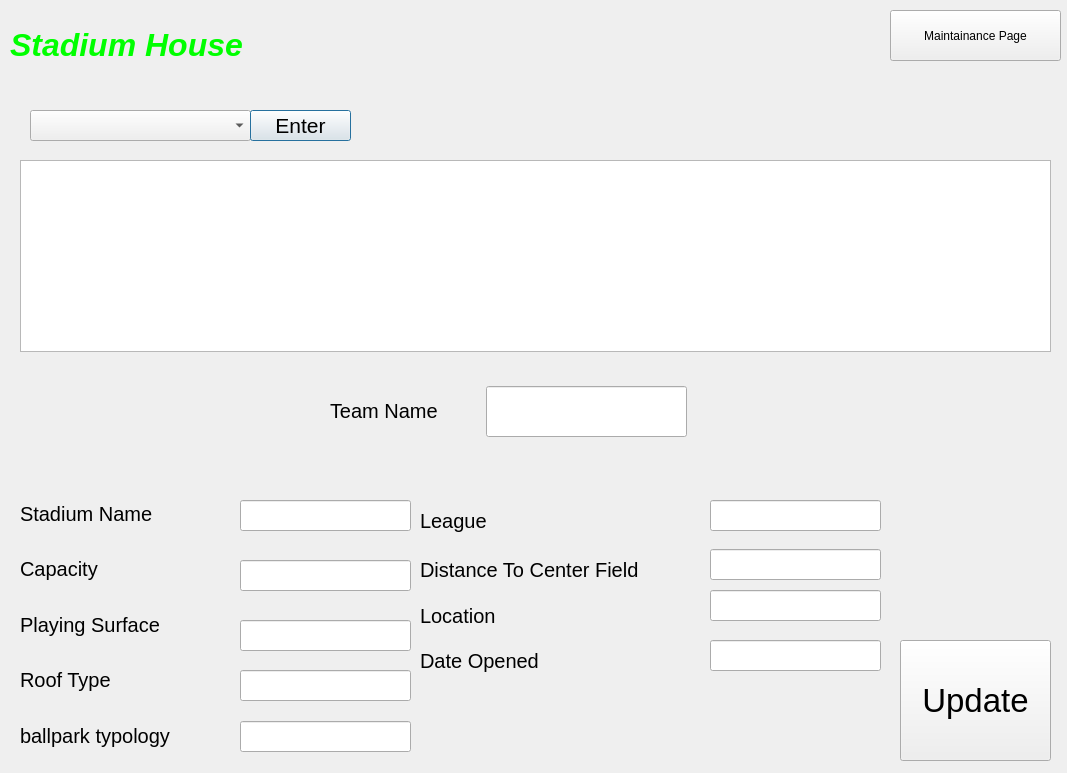
<?xml version="1.0" encoding="UTF-8"?>
<ui version="4.0">
 <class>stadiumEdit</class>
 <widget class="QDialog" name="stadiumEdit">
  <property name="geometry">
   <rect>
    <x>0</x>
    <y>0</y>
    <width>1067</width>
    <height>773</height>
   </rect>
  </property>
  <property name="windowTitle">
   <string>Dialog</string>
  </property>
  <widget class="QComboBox" name="teamcomboBox">
   <property name="geometry">
    <rect>
     <x>30</x>
     <y>110</y>
     <width>221</width>
     <height>31</height>
    </rect>
   </property>
  </widget>
  <widget class="QLabel" name="label">
   <property name="geometry">
    <rect>
     <x>10</x>
     <y>10</y>
     <width>311</width>
     <height>71</height>
    </rect>
   </property>
   <property name="font">
    <font>
     <pointsize>24</pointsize>
    </font>
   </property>
   <property name="text">
    <string>&lt;html&gt;&lt;head/&gt;&lt;body&gt;&lt;p&gt;&lt;span style=&quot; font-weight:600; font-style:italic; color:#00ff00;&quot;&gt;Stadium House&lt;/span&gt;&lt;/p&gt;&lt;/body&gt;&lt;/html&gt;</string>
   </property>
  </widget>
  <widget class="QPushButton" name="enter">
   <property name="geometry">
    <rect>
     <x>250</x>
     <y>110</y>
     <width>101</width>
     <height>31</height>
    </rect>
   </property>
   <property name="font">
    <font>
     <pointsize>16</pointsize>
    </font>
   </property>
   <property name="text">
    <string>Enter</string>
   </property>
  </widget>
  <widget class="QTableView" name="teamInfotableView">
   <property name="geometry">
    <rect>
     <x>20</x>
     <y>160</y>
     <width>1031</width>
     <height>192</height>
    </rect>
   </property>
  </widget>
  <widget class="QWidget" name="">
   <property name="geometry">
    <rect>
     <x>420</x>
     <y>550</y>
     <width>273</width>
     <height>131</height>
    </rect>
   </property>
   <layout class="QVBoxLayout" name="verticalLayout_3">
    <item>
     <widget class="QLabel" name="label_9">
      <property name="font">
       <font>
        <pointsize>15</pointsize>
       </font>
      </property>
      <property name="text">
       <string>Distance To Center Field</string>
      </property>
     </widget>
    </item>
    <item>
     <widget class="QLabel" name="label_8">
      <property name="font">
       <font>
        <pointsize>15</pointsize>
       </font>
      </property>
      <property name="text">
       <string>Location</string>
      </property>
     </widget>
    </item>
    <item>
     <widget class="QLabel" name="label_7">
      <property name="font">
       <font>
        <pointsize>15</pointsize>
       </font>
      </property>
      <property name="text">
       <string>Date Opened</string>
      </property>
     </widget>
    </item>
   </layout>
  </widget>
  <widget class="QLineEdit" name="stadiumName">
   <property name="geometry">
    <rect>
     <x>240</x>
     <y>500</y>
     <width>171</width>
     <height>31</height>
    </rect>
   </property>
  </widget>
  <widget class="QLineEdit" name="capacity">
   <property name="geometry">
    <rect>
     <x>240</x>
     <y>560</y>
     <width>171</width>
     <height>31</height>
    </rect>
   </property>
  </widget>
  <widget class="QLineEdit" name="playingSurface">
   <property name="geometry">
    <rect>
     <x>240</x>
     <y>620</y>
     <width>171</width>
     <height>31</height>
    </rect>
   </property>
  </widget>
  <widget class="QLineEdit" name="rooftype">
   <property name="geometry">
    <rect>
     <x>240</x>
     <y>670</y>
     <width>171</width>
     <height>31</height>
    </rect>
   </property>
  </widget>
  <widget class="QLineEdit" name="ballparktypology">
   <property name="geometry">
    <rect>
     <x>240</x>
     <y>721</y>
     <width>171</width>
     <height>31</height>
    </rect>
   </property>
  </widget>
  <widget class="QLineEdit" name="distanceToCenter">
   <property name="geometry">
    <rect>
     <x>710</x>
     <y>549</y>
     <width>171</width>
     <height>31</height>
    </rect>
   </property>
  </widget>
  <widget class="QLineEdit" name="DateOpened">
   <property name="geometry">
    <rect>
     <x>710</x>
     <y>640</y>
     <width>171</width>
     <height>31</height>
    </rect>
   </property>
  </widget>
  <widget class="QLineEdit" name="Location">
   <property name="geometry">
    <rect>
     <x>710</x>
     <y>590</y>
     <width>171</width>
     <height>31</height>
    </rect>
   </property>
  </widget>
  <widget class="QPushButton" name="update">
   <property name="geometry">
    <rect>
     <x>900</x>
     <y>640</y>
     <width>151</width>
     <height>121</height>
    </rect>
   </property>
   <property name="font">
    <font>
     <pointsize>25</pointsize>
    </font>
   </property>
   <property name="text">
    <string>Update</string>
   </property>
  </widget>
  <widget class="QPushButton" name="maintainancePushButton">
   <property name="geometry">
    <rect>
     <x>890</x>
     <y>10</y>
     <width>171</width>
     <height>51</height>
    </rect>
   </property>
   <property name="text">
    <string>Maintainance Page</string>
   </property>
  </widget>
  <widget class="QLabel" name="label_10">
   <property name="geometry">
    <rect>
     <x>330</x>
     <y>390</y>
     <width>151</width>
     <height>41</height>
    </rect>
   </property>
   <property name="font">
    <font>
     <pointsize>15</pointsize>
    </font>
   </property>
   <property name="text">
    <string>Team Name</string>
   </property>
  </widget>
  <widget class="QLineEdit" name="teamNameLine">
   <property name="geometry">
    <rect>
     <x>486</x>
     <y>386</y>
     <width>201</width>
     <height>51</height>
    </rect>
   </property>
  </widget>
  <widget class="QLabel" name="label_11">
   <property name="geometry">
    <rect>
     <x>420</x>
     <y>500</y>
     <width>141</width>
     <height>41</height>
    </rect>
   </property>
   <property name="font">
    <font>
     <pointsize>15</pointsize>
    </font>
   </property>
   <property name="text">
    <string>League</string>
   </property>
  </widget>
  <widget class="QLineEdit" name="leagueLine">
   <property name="geometry">
    <rect>
     <x>710</x>
     <y>500</y>
     <width>171</width>
     <height>31</height>
    </rect>
   </property>
  </widget>
  <widget class="QWidget" name="">
   <property name="geometry">
    <rect>
     <x>20</x>
     <y>489</y>
     <width>195</width>
     <height>271</height>
    </rect>
   </property>
   <layout class="QVBoxLayout" name="verticalLayout_4">
    <item>
     <layout class="QVBoxLayout" name="verticalLayout_2">
      <item>
       <layout class="QVBoxLayout" name="verticalLayout">
        <item>
         <widget class="QLabel" name="label_2">
          <property name="font">
           <font>
            <pointsize>15</pointsize>
           </font>
          </property>
          <property name="text">
           <string>Stadium Name</string>
          </property>
         </widget>
        </item>
        <item>
         <widget class="QLabel" name="label_6">
          <property name="font">
           <font>
            <pointsize>15</pointsize>
           </font>
          </property>
          <property name="text">
           <string>Capacity</string>
          </property>
         </widget>
        </item>
        <item>
         <widget class="QLabel" name="label_5">
          <property name="font">
           <font>
            <pointsize>15</pointsize>
           </font>
          </property>
          <property name="text">
           <string>Playing Surface</string>
          </property>
         </widget>
        </item>
        <item>
         <widget class="QLabel" name="label_4">
          <property name="font">
           <font>
            <pointsize>15</pointsize>
           </font>
          </property>
          <property name="text">
           <string>Roof Type</string>
          </property>
         </widget>
        </item>
        <item>
         <widget class="QLabel" name="label_3">
          <property name="font">
           <font>
            <pointsize>15</pointsize>
           </font>
          </property>
          <property name="text">
           <string>ballpark typology</string>
          </property>
         </widget>
        </item>
       </layout>
      </item>
     </layout>
    </item>
   </layout>
  </widget>
 </widget>
 <resources/>
 <connections/>
</ui>
